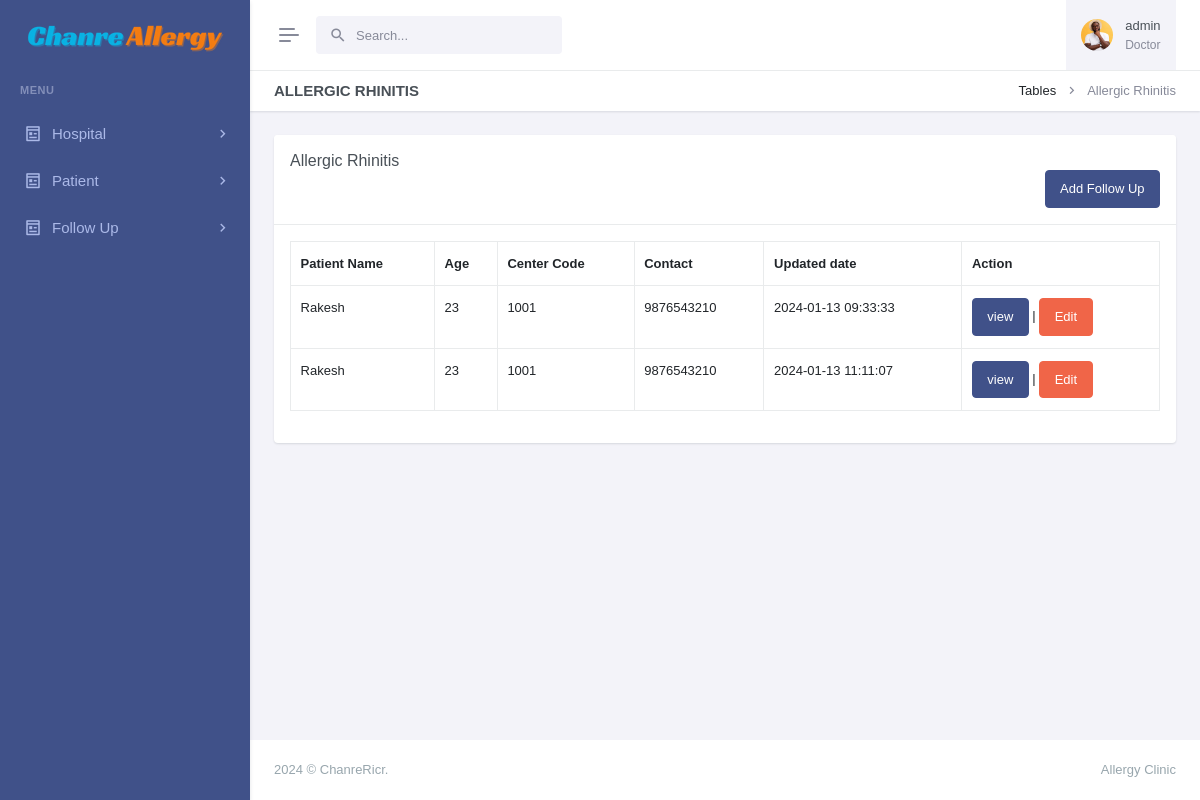
Page /view-ar-followup.php?pid=13234 (signed in) on the committed database.
### tables this page shows
CREATE TABLE `patients` (
  `id` int(11) NOT NULL,
  `patient_name` varchar(255) NOT NULL,
  `patient_id` varchar(50) DEFAULT NULL,
  `age` int(11) DEFAULT NULL,
  `sex` char(1) DEFAULT NULL,
  `physician` varchar(255) DEFAULT NULL,
  `address` varchar(255) DEFAULT NULL,
  `mobile` varchar(15) DEFAULT NULL,
  `email` varchar(255) DEFAULT NULL,
  `updatedBy` varchar(255) DEFAULT NULL,
  `centerName` varchar(255) DEFAULT NULL,
  `centerCode` varchar(10) DEFAULT NULL,
  `createdAt` timestamp NOT NULL DEFAULT current_timestamp()
);

CREATE TABLE `tbl_allergic_rhinitis` (
  `id` int(11) NOT NULL,
  `sneezing` int(11) DEFAULT NULL,
  `rnose` int(11) DEFAULT NULL,
  `congestion` int(11) DEFAULT NULL,
  `itchynose` int(11) DEFAULT NULL,
  `pns` int(11) DEFAULT NULL,
  `tns` int(11) DEFAULT NULL,
  `eyesymptoms` int(11) DEFAULT NULL,
  `throatsymptoms` int(11) DEFAULT NULL,
  `chronic` int(11) DEFAULT NULL,
  `earsymptoms` int(11) DEFAULT NULL,
  `headache` int(11) DEFAULT NULL,
  `mental` int(11) DEFAULT NULL,
  `tnns` int(11) DEFAULT NULL,
  `quality` text DEFAULT NULL,
  `nnsymptoms` text DEFAULT NULL,
  `medicationns` text DEFAULT NULL,
  `antihistamine` text DEFAULT NULL,
  `othermedication` text DEFAULT NULL,
  `weight` int(11) DEFAULT NULL,
  `pulse` int(11) DEFAULT NULL,
  `bp` int(11) DEFAULT NULL,
  `rr` int(11) DEFAULT NULL,
  `temp` int(11) DEFAULT NULL,
  `spo` int(11) DEFAULT NULL,
  `ent` text DEFAULT NULL,
  `cns` text DEFAULT NULL,
  `cvs` text DEFAULT NULL,
  `rs` text DEFAULT NULL,
  `pa` text DEFAULT NULL,
  `drugadverse` text DEFAULT NULL,
  `drugcomp` text DEFAULT NULL,
  `advise` text DEFAULT NULL,
  `centerCode` varchar(55) NOT NULL,
  `centerName` varchar(255) NOT NULL,
  `patient_id` varchar(55) NOT NULL,
  `updatedBy` text NOT NULL,
  `createdAt` timestamp NOT NULL DEFAULT current_timestamp()
);

### view-ar-followup.php (the view, shortened to what this page needs)
<?php
include('layout/config.php');
if (strlen($_SESSION['login']) == 0) {
    header('location:index.php');
} else {
    $postid = intval($_GET['pid']);
    ?>
<!doctype html>
<html lang="en" data-layout="vertical" data-topbar="light" data-sidebar="dark" data-sidebar-size="lg"
    data-sidebar-image="none" data-preloader="disable">
<head>
    <link rel="stylesheet" href="https://cdn.datatables.net/1.11.5/css/dataTables.bootstrap5.min.css" />
    <link rel="stylesheet" href="https://cdn.datatables.net/responsive/2.2.9/css/responsive.bootstrap.min.css" />
    <link rel="stylesheet" href="https://cdn.datatables.net/buttons/2.2.2/css/buttons.dataTables.min.css">
    <link href="assets/css/bootstrap.min.css" rel="stylesheet" type="text/css" />
    <link href="assets/css/icons.min.css" rel="stylesheet" type="text/css" />
    <link href="assets/css/app.min.css" rel="stylesheet" type="text/css" />
    <link href="assets/css/custom.min.css" rel="stylesheet" type="text/css" />
</head>
<body>
    <div id="layout-wrapper">
        <?php include('admin/header.php') ?>
        <?php include('admin/leftsidebar.php') ?>
        <div class="main-content">
            <div class="page-content">
                <div class="container-fluid">
                    <div class="row">
                        <div class="col-12">
                            <div class="page-title-box d-sm-flex align-items-center justify-content-between">
                                <h4 class="mb-sm-0">Allergic Rhinitis</h4>
                                <div class="page-title-right">
                                    <ol class="breadcrumb m-0">
                                        <li class="breadcrumb-item"><a href="javascript: void(0);">Tables</a></li>
                                        <li class="breadcrumb-item active">Allergic Rhinitis</li>
                                    </ol>
                                </div>
                            </div>
                        </div>
                    </div>
                    <div class="row">
                        <div class="col-lg-12">
                            <div class="card">
                                <div class="card-header">
                                    <h5 class="card-title mb-0">Allergic Rhinitis</h5>
                                    <a href="allergic-rhinitis.php?pid=<?php echo $postid; ?>" style="float:right"
                                        class="btn btn-primary">Add Follow Up</a>
                                </div>
                                <div class="card-body">
                                    <div class="table-responsive">
                                        <table id="buttons-datatables" class="display table table-bordered"
                                            style="width:100%">
                                            <thead>
                                                <tr>
                                                    <th>Patient Name</th>
                                                    <th>Age</th>
                                                    <th>Center Code</th>
                                                    <th>Contact</th>
                                                    <th>Updated date</th>
                                                    <th>Action</th>
                                                </tr>
                                            </thead>
                                            <tbody>
                                                <?php
                                                    $sid = intval($_GET['pid']);
                                                    $users = $_SESSION['adminName'];
                                                    $myquery = mysqli_query($conn, "SELECT *
                                                    FROM patients INNER JOIN tbl_allergic_rhinitis ON patients.patient_id = tbl_allergic_rhinitis.patient_id Where tbl_allergic_rhinitis.updatedBy = '$users' AND tbl_allergic_rhinitis.patient_id = '$sid'");
                                                    while ($row = mysqli_fetch_array($myquery)) {
                                                        ?>
                                                <tr>
                                                    <td>
                                                        <?php echo htmlentities($row['patient_name']) ?>
                                                    </td>
                                                    <td>
                                                        <?php echo htmlentities($row['age']) ?>
                                                    </td>
                                                    <td>
                                                        <?php echo htmlentities($row['centerCode']) ?>
                                                    </td>
                                                    <td>
                                                        <?php echo htmlentities($row['mobile']) ?>
                                                    </td>
                                                    <td>
                                                        <?php echo htmlentities($row['createdAt']) ?>
                                                    </td>
                                                    <td>
                                                        <a href="view-allergic-followup.php?pid=<?php echo htmlentities($row['id']); ?>"
                                                            class="btn btn-primary">view</a>
                                                        |
                                                        <a class="btn btn-danger"
                                                            href="edit-allergic-followup.php?pid=<?php echo htmlentities($row['id']) ?>">
                                                            Edit</a>
                                                    </td>
                                                </tr>
                                                <?php } ?>
                                        </table>
                                    </div>
                                </div>
                            </div>
                        </div>
                    </div>
                </div>
            </div>
            <?php include('admin/footer.php'); ?>
        </div>
    </div>
</body>
</html>
<?php } ?>

### rows in the picture
patients: patient_name "Rakesh", age "23", tbl_allergic_rhinitis.centerCode "1001", mobile "9876543210", tbl_allergic_rhinitis.createdAt "2024-01-13 09:33:33", tbl_allergic_rhinitis.createdAt "2024-01-13 11:11:07"

### other values in the picture
$_SESSION['adminName'] "admin"
